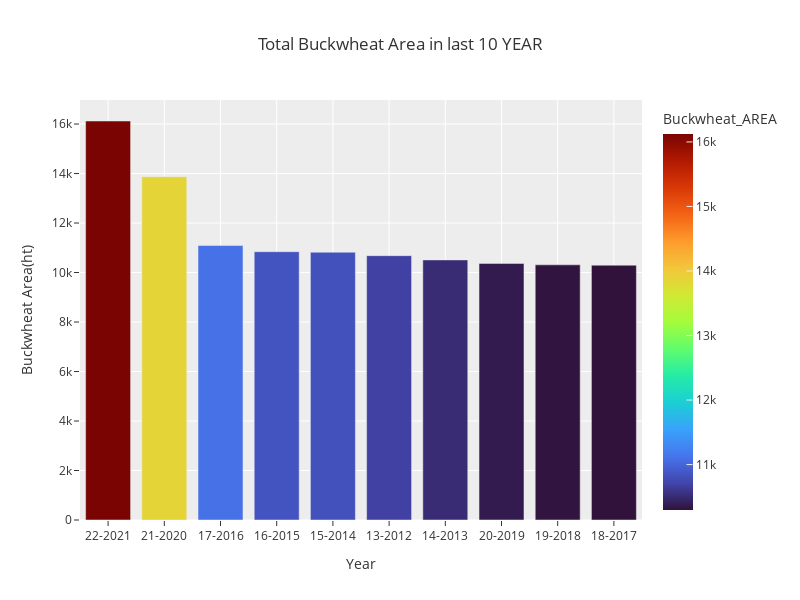

The cell this chart's notebook holds for it:
### Code cell
fig = px.bar(buckwheat_area, x='YEAR', y='Buckwheat_AREA',
             title='Total Buckwheat Area in last 10 YEAR',
             labels={'YEAR': 'YEAR', 'BUckwheat Area ': 'Buckwheat_AREA (1000 ha)'},
             color='Buckwheat_AREA', color_continuous_scale='Turbo'
          )

fig.update_layout(xaxis_title='Year', yaxis_title='Buckwheat Area(ht)')

fig.update_layout(template='ggplot2')
fig.update_layout(height=600,width=800)
fig.show()

### Figure 1 — Plotly figure (JSON) as saved in the notebook; plotly's stock layout.template omitted (floating-point values rounded to 4 significant figures)
{"data": [{"alignmentgroup": "True", "hovertemplate": "YEAR=%{x}<br>Buckwheat_AREA=%{marker.color}<extra></extra>", "legendgroup": "", "marker": {"color": [16123, 13875, 11090, 10842, 10819, 10681, 10510, 10369, 10311, 10296], "coloraxis": "coloraxis", "pattern": {"shape": ""}}, "name": "", "offsetgroup": "", "orientation": "v", "showlegend": false, "textposition": "auto", "type": "bar", "x": ["22-2021", "21-2020", "17-2016", "16-2015", "15-2014", "13-2012", "14-2013", "20-2019", "19-2018", "18-2017"], "xaxis": "x", "y": [16123, 13875, 11090, 10842, 10819, 10681, 10510, 10369, 10311, 10296], "yaxis": "y"}], "layout": {"barmode": "relative", "coloraxis": {"colorbar": {"title": {"text": "Buckwheat_AREA"}}, "colorscale": [[0, "#30123b"], [0.07143, "#4145ab"], [0.1429, "#4675ed"], [0.2143, "#39a2fc"], [0.2857, "#1bcfd4"], [0.3571, "#24eca6"], [0.4286, "#61fc6c"], [0.5, "#a4fc3b"], [0.5714, "#d1e834"], [0.6429, "#f3c63a"], [0.7143, "#fe9b2d"], [0.7857, "#f36315"], [0.8571, "#d93806"], [0.9286, "#b11901"], [1, "#7a0402"]]}, "height": 600, "legend": {"tracegroupgap": 0}, "title": {"text": "Total Buckwheat Area in last 10 YEAR"}, "width": 800, "xaxis": {"anchor": "y", "domain": [0, 1], "title": {"text": "Year"}}, "yaxis": {"anchor": "x", "domain": [0, 1], "title": {"text": "Buckwheat Area(ht)"}}}}
